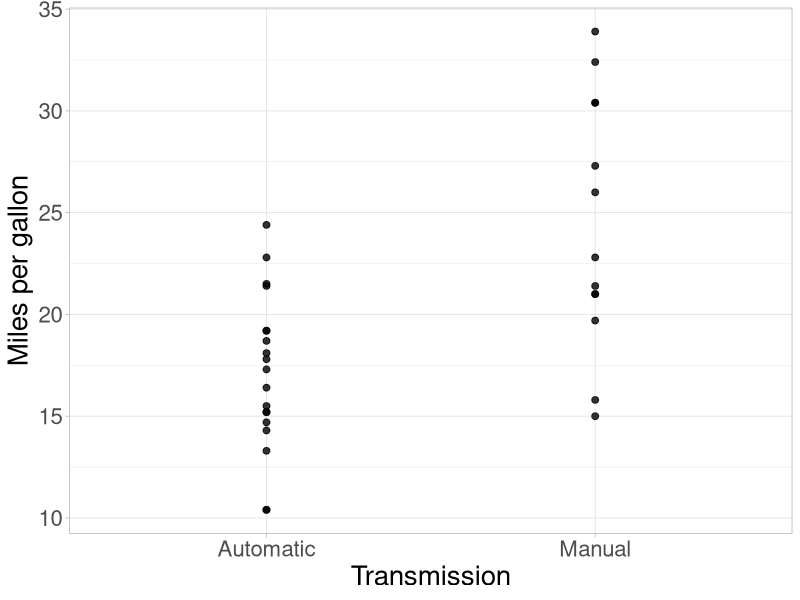
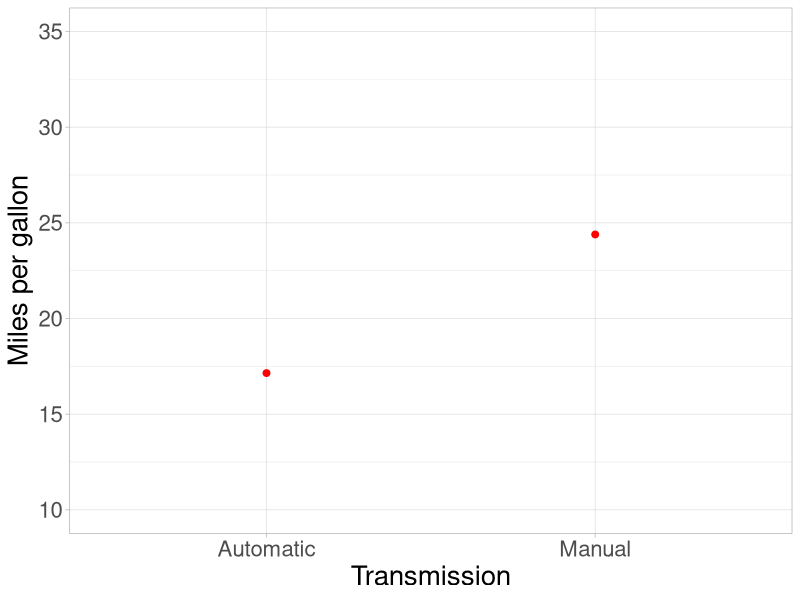
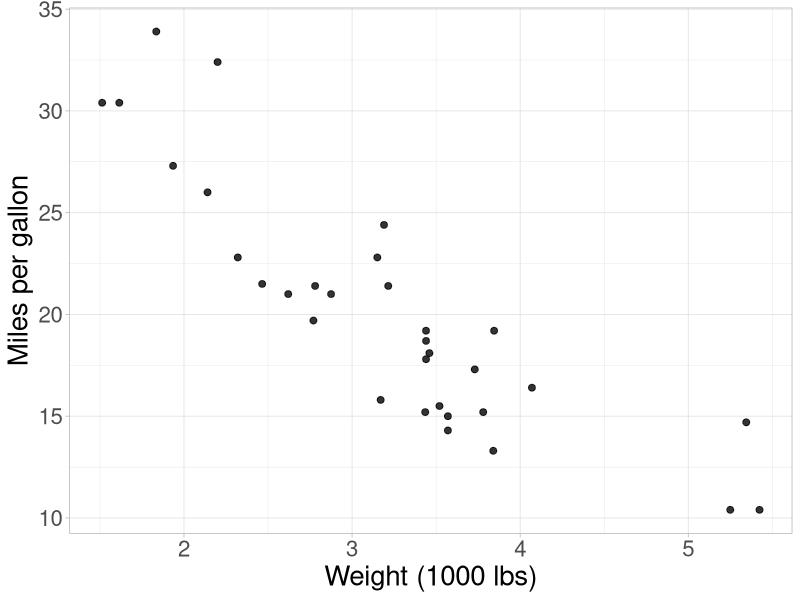

Write the R code that produced these figures, in order.
## ---- chunk 1
#| label: factor-t
#| echo: !expr F
#| warning: !expr F

suppressPackageStartupMessages(library(ggplot2))
mtcars$am_factor <- ifelse(mtcars$am==0, 'Automatic', 'Manual')
ggplot(mtcars, aes(am_factor, mpg)) +
  geom_point(size=2, alpha=0.8) +
  xlab("Transmission") +
  ylab("Miles per gallon") +
   theme_light() + theme(text = element_text(size=20))

## ---- chunk 2
#| label: mean-comp
#| echo: !expr F

ggplot(mtcars, aes(am_factor, mpg)) +
  stat_summary(fun.y = 'mean', geom='point', size=2, color='red')+
  xlab("Transmission") + ylim(10, 35) +
  ylab("Miles per gallon") +
   theme_light() + theme(text = element_text(size=20))

## ---- chunk 3
#| label: am-ttest
#| echo: !expr F

ttest_table <- broom::tidy(t.test(mpg~am, data=mtcars))

## ---- chunk 4
#| label: wt-mpg
#| echo: !expr F

ggplot(mtcars, aes(wt, mpg)) + geom_point(size=2, alpha=0.8) +
  theme_light() + 
  ylab("Miles per gallon") +
  xlab("Weight (1000 lbs)")+ 
  theme(text = element_text(size=20))

## ---- chunk 5
#| label: cor-test
#| echo: false

cor_test_table <- broom::tidy(with(mtcars, cor.test(wt, mpg)))

